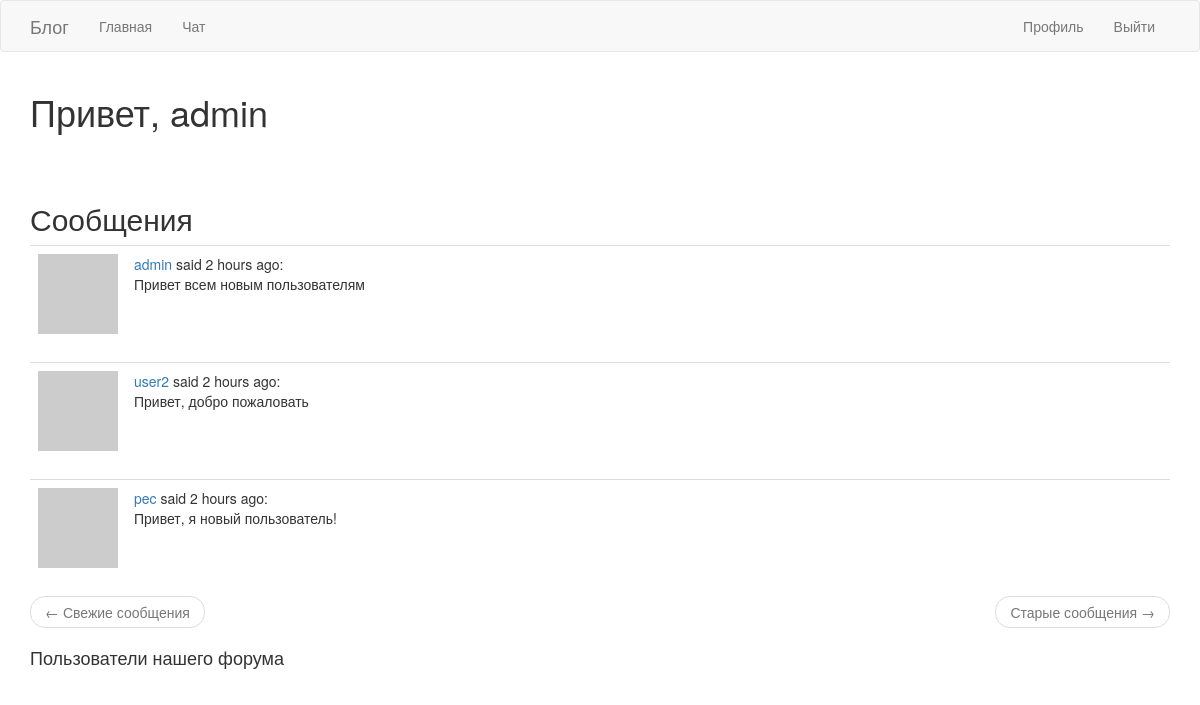
Page /explore (signed in) on the committed database.
### app/models.py (models this page shows, shortened)
class User(UserMixin, db.Model):
    id = db.Column(db.Integer, primary_key=True)
    username = db.Column(db.String(64), index=True, unique=True)
    email = db.Column(db.String(120), index=True, unique=True)
    password_hash = db.Column(db.String(128))
    posts = db.relationship('Post', backref='author', lazy='dynamic')
    about_me = db.Column(db.String(140))
    last_seen = db.Column(db.DateTime, default=datetime.utcnow)
    subscribe = db.relationship(
        'User', secondary=followers,
        primaryjoin=(followers.c.follower_id == id),
        secondaryjoin=(followers.c.subscribe_id == id),
        backref=db.backref('followers', lazy='dynamic'), lazy='dynamic')
    def avatar(self, size):
        digest = md5(self.email.lower().encode('utf-8')).hexdigest()
        return f"https://www.gravatar.com/avatar/{digest}?d=identicon&s={size}"

class Post(db.Model):
    id = db.Column(db.Integer, primary_key=True)
    body = db.Column(db.String(140))
    timestamp = db.Column(db.DateTime, index=True, default=datetime.utcnow)
    user_id = db.Column(db.Integer, db.ForeignKey('user.id'))

### app/routes.py (the view)
@app.route('/explore')
@login_required
def explore():
    page = request.args.get('page', 1, type=int)
    posts = Post.query.order_by(Post.timestamp.desc()).paginate(page, app.config['POSTS_PER_PAGE'], False)
    next_url = url_for('explore', page=posts.next_num) \
        if posts.has_next else None
    prev_url = url_for('explore', page=posts.prev_num) \
        if posts.has_prev else None
    return render_template('index.html', title='Чат', posts=posts.items,
                           next_url=next_url, prev_url=prev_url )

### app/models.py (called while the page is built)
@login.user_loader
def load_user(id):
    return User.query.get(int(id))

### app/routes.py (called while the page is built)
@app.before_request
def before_request():
    if current_user.is_authenticated:
        current_user.last_seen = datetime.utcnow()
        db.session.commit()

### app/templates/index.html (shortened to what this page needs)
{% extends "base.html" %}
{% block app_content %}
    <h1>Привет, {{ current_user.username }}</h1>
<br>
<br>
    <h2>Сообщения</h2>
        {% for post in posts %}
        {% include '_post.html' %}
        {% endfor %}
        <nav aria-label="...">
            <ul class="pager">
                <li class="previous{% if not prev_url %} disabled{% endif %}">
                    <a href="{{ prev_url or '#' }}">
                        <span aria-hidden="true">&larr;</span> Свежие сообщения
                    </a>
                </li>
                <li class="next{% if not next_url %} disabled{% endif %}">
                    <a href="{{ next_url or '#' }}">
                        Старые сообщения <span aria-hidden="true">&rarr;</span>
                    </a>
                </li>
            </ul>
        </nav>
<h4>Пользователи нашего форума</h4>
{% endblock %}

### app/templates/_post.html
<table class="table ">
    <tr>
        <td width="70px">
            <a href="{{ url_for('user', username=post.author.username) }}">
                <img src="{{ post.author.avatar(70) }}" />
            </a>
        </td>
        <td>
            <a href="{{ url_for('user', username=post.author.username) }}">
                {{ post.author.username }}
            </a>
            said {{ moment(post.timestamp).fromNow() }}:
            <br>
            {{ post.body }}
        </td>
    </tr>
</table>

### rows in the picture
User: username "admin"
Post: author.username "admin", timestamp "2 hours ago", body "Привет всем новым пользователям"
Post: author.username "user2", timestamp "2 hours ago", body "Привет, добро пожаловать"
Post: author.username "pec", timestamp "2 hours ago", body "Привет, я новый пользователь!"
